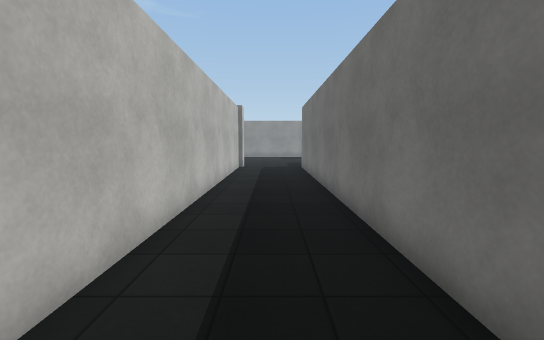
[1] (above)

16 first-person views from a walk through a scene from a Unity 3-D project. The camera is 1.5 m above the floor, tilts 6° down and sees 90° across. The floor is counted in squares, 1 m on a side. Each view is taken from the middle of a square. On the plan, view 1 faces up. The plan holds only what a view shows up to about 14 squares ahead; the rest is blank. The place goes on beyond the plan. The player is left out. Surface patterns are stand-ins for the level's own textures.

[2]
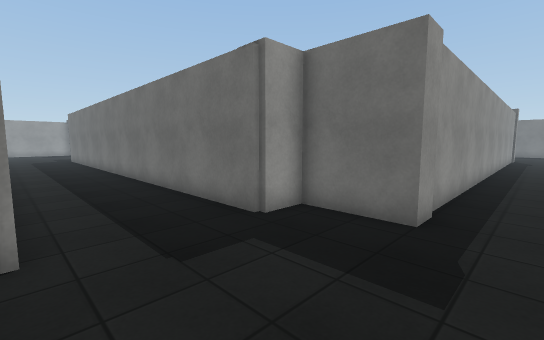

[3]
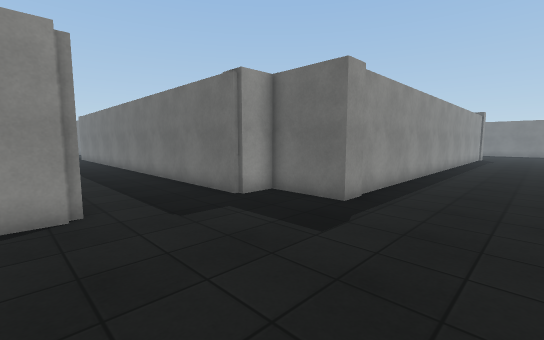

[4]
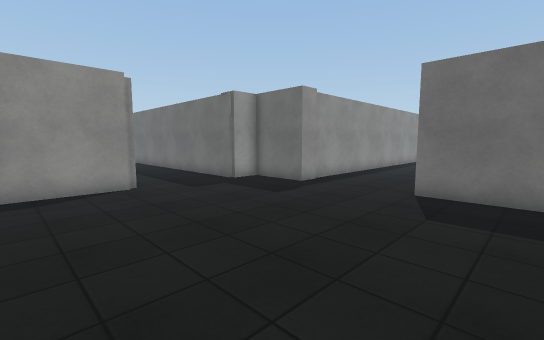

[5]
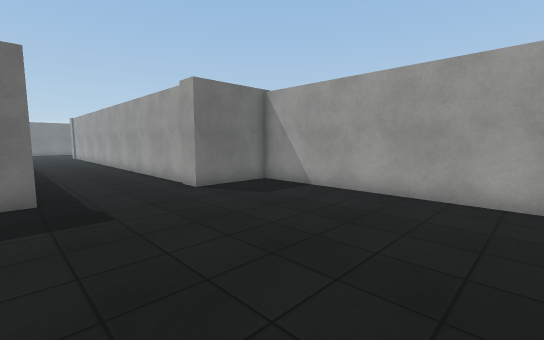

[6]
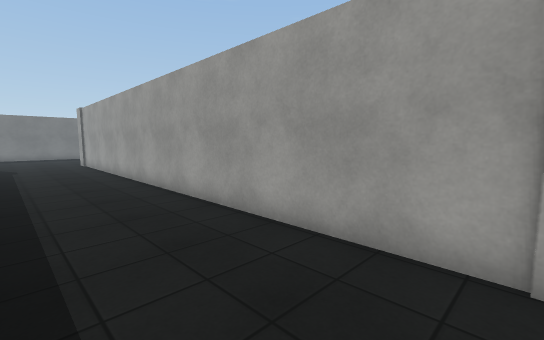

[7]
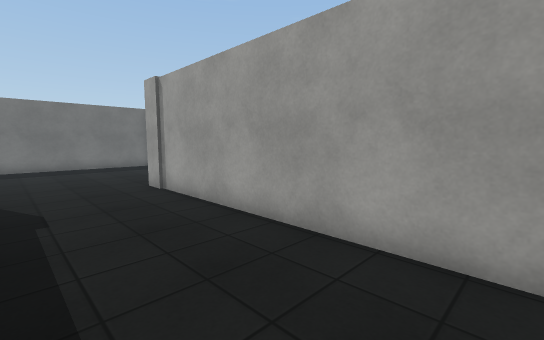

[8]
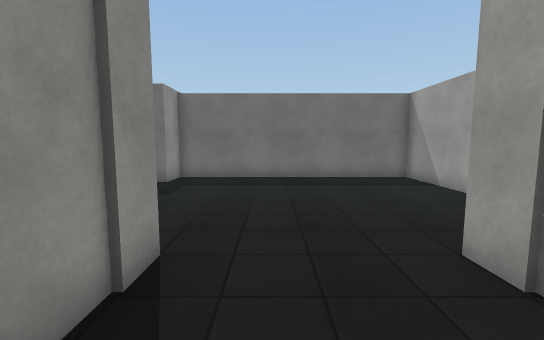

[9]
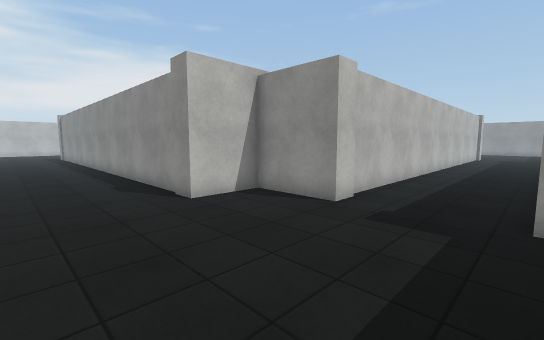

[10]
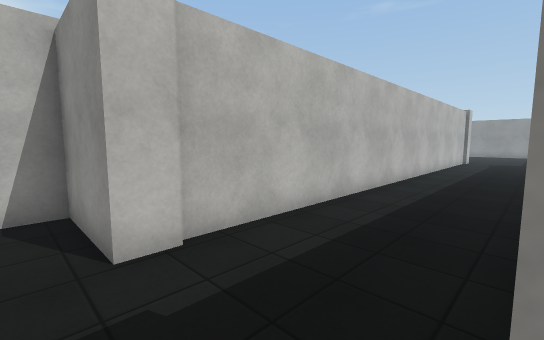

[11]
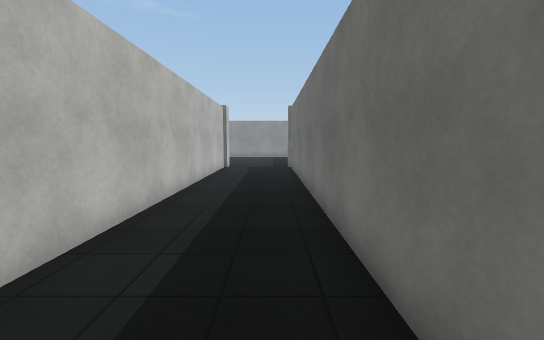

[12]
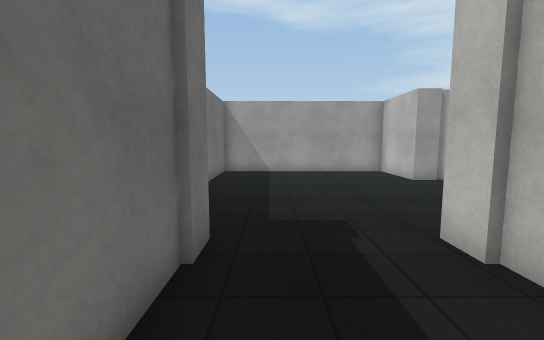

[13]
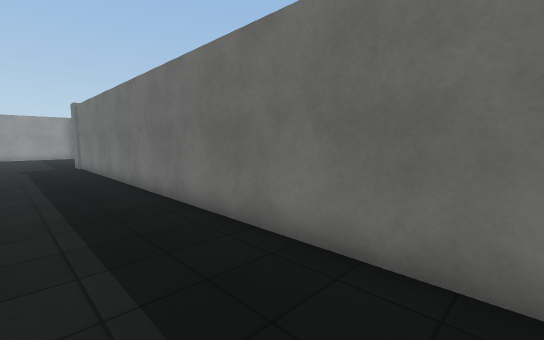

[14]
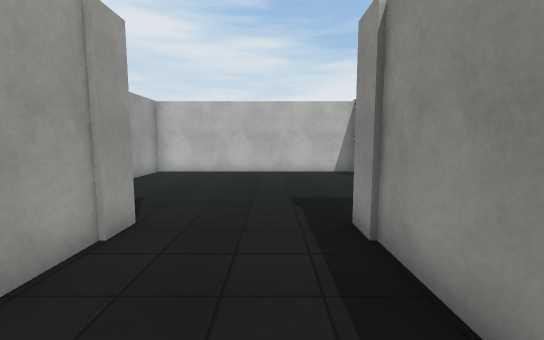

[15]
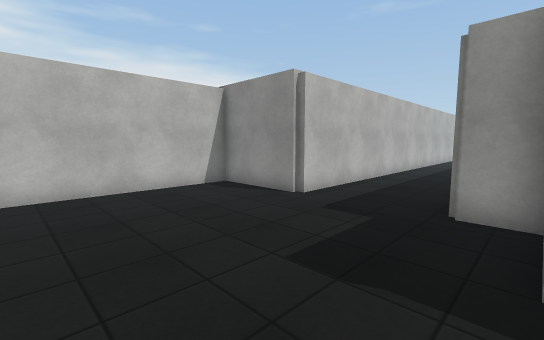

[16]
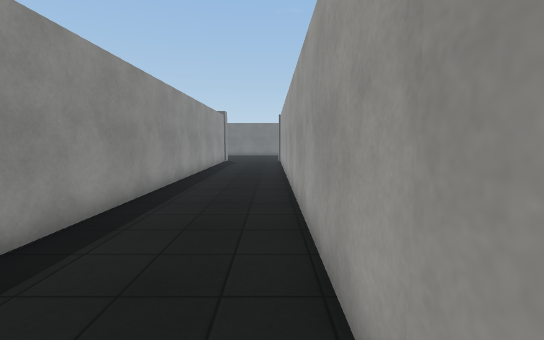

### Floor plan
Points are (right, up) in squares from view 1. A wall is a line through its corners. A room is listed if a view was taken in it or the views show most of it. See-through windows are left out.
Room 1 (views 1, 2, 3, 4, 5, 6, 7, 8, 9, 10, 11, 12, 13, 14, 15, 16)
walls: (27.4, -4.1) (27.4, -5.1) (24.5, -5.1) (24.5, -7.4) (3.1, -7.4) (3.1, -4.9) (1.7, -4.9) (1.7, 12.5); (27.2, 12.5) (27.2, -4.2); (-1.9, 12.5) (-1.9, -4.9) (-5.6, -4.9) (-5.6, -14.7) (3.1, -14.7) (3.1, -11.6) (24.5, -11.6) (24.5, -14.7) (32.4, -14.7) (32.4, -5.1) (31.1, -5.1) (31.1, 12.5)

Positions as (right, up) in squares from view 1, and headings:
1: (0, 0), facing up
2: (-2, -9), facing up-right
3: (-3, -11), facing up-right
4: (-5, -14), facing up-right
5: (-5, -7), facing down-right
6: (4, -8), facing down-right
7: (15, -8), facing down-right
8: (21, -9), facing right
9: (31, -11), facing up-left
10: (31, -6), facing up-left
11: (30, 0), facing up
12: (30, -1), facing down
13: (28, -2), facing up-right
14: (8, -9), facing left
15: (3, -11), facing up-left
16: (3, -11), facing right
